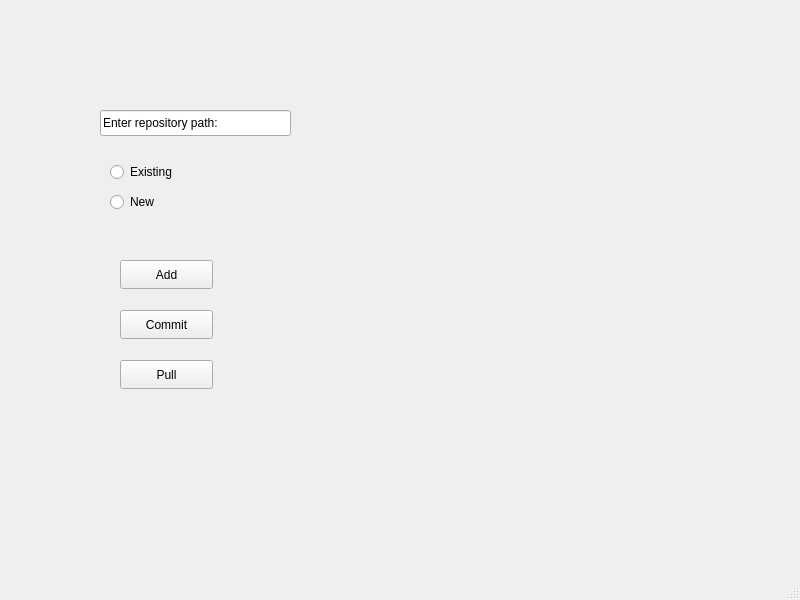
<?xml version="1.0" encoding="UTF-8"?>
<ui version="4.0">
 <class>MainWindow</class>
 <widget class="QMainWindow" name="MainWindow">
  <property name="geometry">
   <rect>
    <x>0</x>
    <y>0</y>
    <width>800</width>
    <height>600</height>
   </rect>
  </property>
  <property name="windowTitle">
   <string>MainWindow</string>
  </property>
  <widget class="QWidget" name="centralwidget">
   <widget class="QLineEdit" name="lineEdit">
    <property name="geometry">
     <rect>
      <x>100</x>
      <y>110</y>
      <width>191</width>
      <height>26</height>
     </rect>
    </property>
    <property name="text">
     <string>Enter repository path:</string>
    </property>
   </widget>
   <widget class="QRadioButton" name="radioButton">
    <property name="geometry">
     <rect>
      <x>110</x>
      <y>160</y>
      <width>110</width>
      <height>24</height>
     </rect>
    </property>
    <property name="text">
     <string>Existing</string>
    </property>
   </widget>
   <widget class="QRadioButton" name="radioButton_2">
    <property name="geometry">
     <rect>
      <x>110</x>
      <y>190</y>
      <width>110</width>
      <height>24</height>
     </rect>
    </property>
    <property name="text">
     <string>New</string>
    </property>
   </widget>
   <widget class="QPushButton" name="pushButton">
    <property name="geometry">
     <rect>
      <x>120</x>
      <y>260</y>
      <width>93</width>
      <height>29</height>
     </rect>
    </property>
    <property name="text">
     <string>Add</string>
    </property>
   </widget>
   <widget class="QPushButton" name="pushButton_2">
    <property name="geometry">
     <rect>
      <x>120</x>
      <y>310</y>
      <width>93</width>
      <height>29</height>
     </rect>
    </property>
    <property name="text">
     <string>Commit</string>
    </property>
   </widget>
   <widget class="QPushButton" name="pushButton_3">
    <property name="geometry">
     <rect>
      <x>120</x>
      <y>360</y>
      <width>93</width>
      <height>29</height>
     </rect>
    </property>
    <property name="text">
     <string>Pull</string>
    </property>
   </widget>
  </widget>
  <widget class="QMenuBar" name="menubar">
   <property name="geometry">
    <rect>
     <x>0</x>
     <y>0</y>
     <width>800</width>
     <height>26</height>
    </rect>
   </property>
  </widget>
  <widget class="QStatusBar" name="statusbar"/>
 </widget>
 <resources/>
 <connections/>
</ui>
